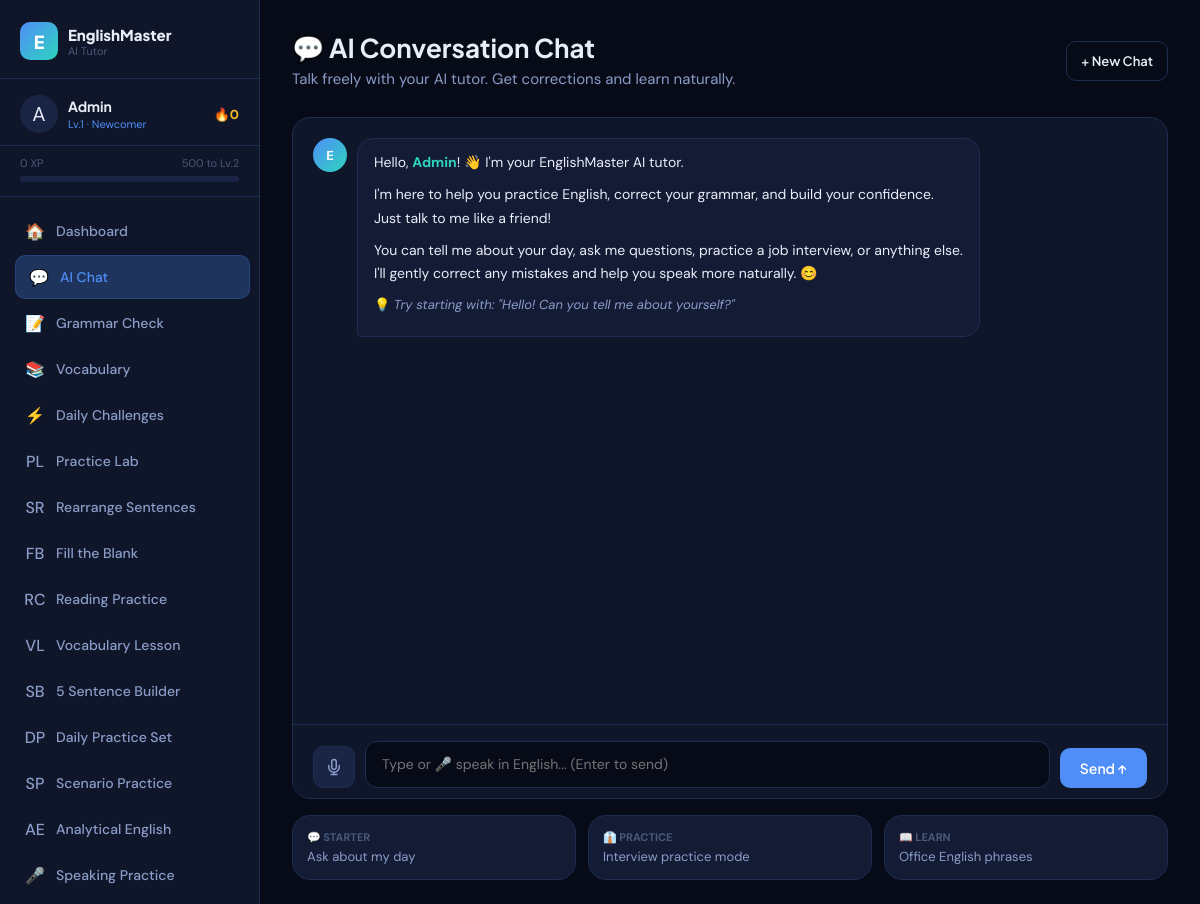
The page /chat.php (signed in) on the database its author committed.
### tables this page shows
CREATE TABLE IF NOT EXISTS users (
    id INT AUTO_INCREMENT PRIMARY KEY,
    name VARCHAR(100) NOT NULL,
    email VARCHAR(150) UNIQUE NOT NULL,
    password VARCHAR(255) NOT NULL,
    level INT DEFAULT 1,
    xp INT DEFAULT 0,
    streak INT DEFAULT 0,
    last_active DATE,
    avatar VARCHAR(10) DEFAULT '🧑',
    english_level ENUM('beginner','intermediate','advanced') DEFAULT 'beginner',
    role ENUM('user','admin') NOT NULL DEFAULT 'user',
    created_at TIMESTAMP DEFAULT CURRENT_TIMESTAMP
);

### config.php (called while the page is built, shortened)
<?php
function db() {
    static $conn = null;
    if ($conn === null) {
        $conn = new mysqli(DB_HOST, DB_USER, DB_PASS, DB_NAME);
        $conn->set_charset('utf8mb4');
    }
    return $conn;
}
function currentUser() {
    $db = db();
    $uid = (int)$_SESSION['uid'];
    $r = $db->query("SELECT * FROM users WHERE id = $uid LIMIT 1");
    return $r ? $r->fetch_assoc() : null;
}
function clean($str) {
    return htmlspecialchars(strip_tags(trim($str)), ENT_QUOTES, 'UTF-8');
}
function levelName($level) {
    if ($level <= 2)  return 'Newcomer';
    return 'English Master';
}
function xpToNextLevel($xp) {
    $currentLevel = max(1, (int)floor($xp / 500) + 1);
    $nextLevelXP = $currentLevel * 500;
    $progress = (($xp % 500) / 500) * 100;
    return ['next' => $nextLevelXP, 'progress' => round($progress), 'needed' => $nextLevelXP - $xp];
}
?>

### chat.php (the view, shortened to what this page needs)
<?php
require_once 'config.php';
$messages = [];
include 'includes/header.php';
?>
<div class="page-header flex-between" style="flex-wrap:wrap;gap:12px;">
  <div>
    <h1>💬 AI Conversation Chat</h1>
    <p>Talk freely with your AI tutor. Get corrections and learn naturally.</p>
  </div>
  <a href="chat.php?new=1" class="btn btn-outline btn-sm" data-noloader>+ New Chat</a>
</div>
<div class="card" style="padding:0;overflow:hidden;">
  <div class="chat-container">
    <div class="chat-messages" id="chatMessages">
      <?php if (empty($messages)): ?>
      <div class="msg ai" id="welcomeMsg">
        <div class="msg-avatar">E</div>
        <div class="msg-bubble">
          <div class="ai-text">
            <p>Hello, <strong><?= clean($user['name']) ?></strong>! 👋 I'm your EnglishMaster AI tutor.</p>
            <p>I'm here to help you practice English, correct your grammar, and build your confidence. Just talk to me like a friend!</p>
            <p>You can tell me about your day, ask me questions, practice a job interview, or anything else. I'll gently correct any mistakes and help you speak more naturally. 😊</p>
            <p style="color:var(--teal);font-size:13px">💡 <em>Try starting with: "Hello! Can you tell me about yourself?"</em></p>
          </div>
        </div>
      </div>
      <?php endif; ?>
    </div>
    <div class="chat-input-bar">
      <button class="mic-chat-btn" id="chatMicBtn" onclick="toggleChatMic()" title="Click to speak">
      </button>
      <textarea
        id="chatInput"
        placeholder="Type or 🎤 speak in English... (Enter to send)"
        rows="1"
        onkeydown="handleKey(event)"
        oninput="autoResize(this)"
      ></textarea>
      <button class="btn btn-primary" id="sendBtn" onclick="sendMessage()">
        Send ↑
      </button>
    </div>
  </div>
</div>
<div class="grid-3 mt-16" style="gap:12px;">
  <div class="action-card" style="cursor:pointer;padding:14px;" onclick="usePrompt('Tell me about your day and what you did today.')">
    <div style="font-size:11px;color:var(--text-3);font-weight:700;text-transform:uppercase;margin-bottom:4px;">💬 Starter</div>
    <div style="font-size:13px;color:var(--text-2);">Ask about my day</div>
  </div>
  <div class="action-card" style="cursor:pointer;padding:14px;" onclick="usePrompt('Can we practice job interview questions for a customer service position?')">
    <div style="font-size:11px;color:var(--text-3);font-weight:700;text-transform:uppercase;margin-bottom:4px;">👔 Practice</div>
    <div style="font-size:13px;color:var(--text-2);">Interview practice mode</div>
  </div>
  <div class="action-card" style="cursor:pointer;padding:14px;" onclick="usePrompt('Can you teach me some common English phrases used in office conversations?')">
    <div style="font-size:11px;color:var(--text-3);font-weight:700;text-transform:uppercase;margin-bottom:4px;">📖 Learn</div>
    <div style="font-size:13px;color:var(--text-2);">Office English phrases</div>
  </div>
</div>
<?php include 'includes/footer.php'; ?>

### includes/header.php (shortened to what this page needs)
<?php
$user = currentUser();
$xpInfo = $user ? xpToNextLevel($user['xp']) : null;
$currentPage = basename($_SERVER['PHP_SELF'], '.php');
?>
<!DOCTYPE html>
<html lang="en">
<head>
<link rel="stylesheet" href="<?= APP_URL ?>/assets/style.css">
</head>
<body>
<div class="app-layout">
  <aside class="sidebar" id="sidebar">
    <div class="sidebar-logo">
      <div class="logo-icon">E</div>
      <div class="logo-text">
        <span class="logo-name">EnglishMaster</span>
        <span class="logo-tag">AI Tutor</span>
      </div>
    </div>
    <?php if ($user): ?>
    <div class="sidebar-user">
      <div class="user-avatar"><?= $user['avatar'] ?></div>
      <div class="user-info">
        <div class="user-name"><?= clean($user['name']) ?></div>
        <div class="user-level">Lv.<?= $user['level'] ?> · <?= levelName($user['level']) ?></div>
      </div>
      <div class="user-streak">🔥<?= $user['streak'] ?></div>
    </div>
    <div class="xp-bar-wrap">
      <div class="xp-bar-label">
        <span><?= number_format($user['xp']) ?> XP</span>
        <span><?= $xpInfo['needed'] ?> to Lv.<?= $user['level']+1 ?></span>
      </div>
      <div class="xp-bar">
      </div>
    </div>
    <nav class="sidebar-nav">
      <a href="<?= APP_URL ?>/dashboard.php" class="nav-item <?= $currentPage==='dashboard'?'active':'' ?>">
        <span class="nav-icon">🏠</span><span class="nav-label">Dashboard</span>
      </a>
      <a href="<?= APP_URL ?>/chat.php" class="nav-item <?= $currentPage==='chat'?'active':'' ?>">
        <span class="nav-icon">💬</span><span class="nav-label">AI Chat</span>
      </a>
      <a href="<?= APP_URL ?>/grammar.php" class="nav-item <?= $currentPage==='grammar'?'active':'' ?>">
        <span class="nav-icon">📝</span><span class="nav-label">Grammar Check</span>
      </a>
      <a href="<?= APP_URL ?>/vocabulary.php" class="nav-item <?= $currentPage==='vocabulary'?'active':'' ?>">
        <span class="nav-icon">📚</span><span class="nav-label">Vocabulary</span>
      </a>
      <a href="<?= APP_URL ?>/challenges.php" class="nav-item <?= $currentPage==='challenges'?'active':'' ?>">
        <span class="nav-icon">⚡</span><span class="nav-label">Daily Challenges</span>
      </a>
      <a href="<?= APP_URL ?>/practice.php" class="nav-item <?= $currentPage==='practice'?'active':'' ?>">
        <span class="nav-icon">PL</span><span class="nav-label">Practice Lab</span>
      </a>
      <a href="<?= APP_URL ?>/sentence_rearrangement.php" class="nav-item <?= $currentPage==='sentence_rearrangement'?'active':'' ?>">
        <span class="nav-icon">SR</span><span class="nav-label">Rearrange Sentences</span>
      </a>
      <a href="<?= APP_URL ?>/fill_blank.php" class="nav-item <?= $currentPage==='fill_blank'?'active':'' ?>">
        <span class="nav-icon">FB</span><span class="nav-label">Fill the Blank</span>
      </a>
      <a href="<?= APP_URL ?>/reading_comprehension.php" class="nav-item <?= $currentPage==='reading_comprehension'?'active':'' ?>">
        <span class="nav-icon">RC</span><span class="nav-label">Reading Practice</span>
      </a>
      <a href="<?= APP_URL ?>/vocabulary_lesson.php" class="nav-item <?= $currentPage==='vocabulary_lesson'?'active':'' ?>">
        <span class="nav-icon">VL</span><span class="nav-label">Vocabulary Lesson</span>
      </a>
      <a href="<?= APP_URL ?>/sentence_builder.php" class="nav-item <?= $currentPage==='sentence_builder'?'active':'' ?>">
        <span class="nav-icon">SB</span><span class="nav-label">5 Sentence Builder</span>
      </a>
      <a href="<?= APP_URL ?>/daily_practice.php" class="nav-item <?= $currentPage==='daily_practice'?'active':'' ?>">
        <span class="nav-icon">DP</span><span class="nav-label">Daily Practice Set</span>
      </a>
      <a href="<?= APP_URL ?>/scenario_practice.php" class="nav-item <?= $currentPage==='scenario_practice'?'active':'' ?>">
        <span class="nav-icon">SP</span><span class="nav-label">Scenario Practice</span>
      </a>
      <a href="<?= APP_URL ?>/analytical_english.php" class="nav-item <?= $currentPage==='analytical_english'?'active':'' ?>">
        <span class="nav-icon">AE</span><span class="nav-label">Analytical English</span>
      </a>
      <a href="<?= APP_URL ?>/speaking.php" class="nav-item <?= $currentPage==='speaking'?'active':'' ?>">
        <span class="nav-icon">🎤</span><span class="nav-label">Speaking Practice</span>
      </a>
      <a href="<?= APP_URL ?>/interview.php" class="nav-item <?= $currentPage==='interview'?'active':'' ?>">
      </a>
    </nav>
    <?php endif; ?>
  </aside>
  <main class="main-content">

### rows shown on the page
users: avatar "A", name "Admin", level "1", level "Newcomer", streak "0", xp "0", xp "500", $user['level']+1 "2"
